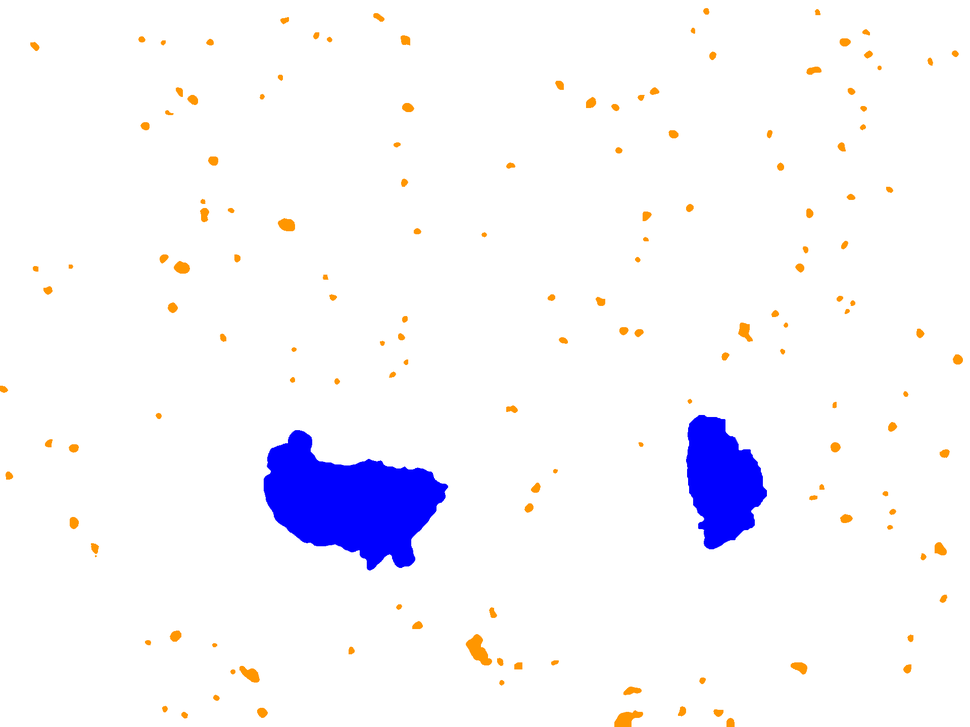
#> input picture benign_4x/_11001_gt.png, 970 x 727 px, shrunk from 1920 x 1440 before the run, given in place of _11064.tif, which was not available
$ jupyter execute --allow-errors runmainWithIsolatedMask.ipynb   (older library calls are emulated)
#> lines starting #> are read from the running program, lines starting #| are printed output that depends on the picture; after the words box and inside, x2 and y2 are one past the last pixel; in counts of white or black regions, pixels touching at a corner belong together; pictures that were not available may be replaced by others from this repository, and a replacement may not be noted
[cell 1]
from google.colab import drive
drive.mount('/content/gdrive')

[cell 2]
import numpy as np
import cv2
import matplotlib.pyplot as plt
from sklearn.cluster import KMeans
import scipy
import os
os.chdir('/content/gdrive/My Drive/MP2/')

[cell 3]
def cvt2LAB(img, show):
  lab= cv2.cvtColor(img, cv2.COLOR_BGR2LAB)
  plt.imshow(lab)
  if(show):
    plt.show()

  l, a, b = cv2.split(lab)
  plt.imshow(l, cmap ='gray')
  if(show):
    plt.show()
  plt.imshow(a, cmap= 'gray')
  if(show):
    plt.show()
  plt.imshow(b, cmap = 'gray')
  if(show):
    plt.show()

  labm = cv2.medianBlur(lab, 9)
  plt.imshow(labm)
  if(show):
    plt.show()

  return lab, labm, l, a, b

[cell 4]
def extractGabor(img, ksizeRange, sigmaRange, thetaRange, gammaRange, lamdaRange, show):

  features = []
  fmasks = []
  dim = len(img.shape)

  for ksize in np.arange(ksizeRange[0], ksizeRange[1], ksizeRange[2]):
    for sigma in np.arange(sigmaRange[0], sigmaRange[1], sigmaRange[2]):
      for lamda in np.arange(lamdaRange[0], lamdaRange[1], lamdaRange[2]):
        for gamma in np.arange(gammaRange[0], gammaRange[1], gammaRange[2]):
          for theta in np.arange(thetaRange[0], thetaRange[1], thetaRange[2]):
            k = cv2.getGaborKernel((ksize, ksize), sigma, theta, lamda, gamma, 0, ktype=cv2.CV_32F)
            fimg = cv2.filter2D(img, cv2.CV_8UC1, k)
            fimg = cv2.medianBlur(fimg, 5)
            #fimg = cv2.GaussianBlur(fimg, (51,51), 5, 5)

            if(show):
              plt.figure(figsize = (8,8))
              plt.imshow(fimg, cmap = 'gray')
              plt.show()
              print(ksize, sigma, gamma, lamda, theta)

            if(dim == 2):
              #ret,fmask = cv2.threshold(fimg,254,1,cv2.THRESH_BINARY_INV)
              #fmask = fmask.reshape((fimg.shape[0]*fimg.shape[1],))
              fimg = fimg.reshape((fimg.shape[0]*fimg.shape[1],))
              features.append(fimg)
              #features.append(fmask)
            elif(dim == 3):
              fimg = fimg.reshape((fimg.shape[0]*fimg.shape[1],3))
              features.append(fimg[:,0])
              features.append(fimg[:,1])
              features.append(fimg[:,2])
            else:
              print("Channels error")
              return 0


  features = np.array(features)
  features = features.T
  return features

[cell 5]
# [5 lines left out: function addLABfeatures, not called in this run]

[cell 6]
def kmeansClustering(features, n_clusters):
  kmeans = KMeans(n_clusters=n_clusters, init = 'k-means++')
  kmeans.fit(features)
  y = kmeans.predict(features)
  return kmeans, y

[cell 7]
#Find Background Class as most populated class and setting it to zero

def bgToZero(img_seg):
  counts = np.bincount(img_seg.flatten())
  background = np.argmax(counts)
  if(background):
    print("Changing BG")
    img_seg[img_seg == background] = 255
    img_seg[img_seg == 0] = background
    img_seg[img_seg == 255] = 0
  return img_seg

[cell 8]
#Finding Cell and Cytoplasm Clusters

def findCorrectLabel(img_seg, lab):

  clusters = np.unique(img_seg)
  clusters = clusters[1:]   #As label zero is background

  #Masks for each label
  mask1 = np.zeros(img_seg.shape)
  mask2 = np.zeros(img_seg.shape)
  mask1[img_seg == clusters[0]] = 255
  mask2[img_seg == clusters[1]] = 255

  #Finding histogram for a space
  hist1 = cv2.calcHist([lab],[1],np.uint8(mask1),[255],[0,256])
  peak1 = np.argsort(-hist1.flatten())[0]
  hist2 = cv2.calcHist([lab],[1],np.uint8(mask2),[255],[0,256])
  peak2 = np.argsort(-hist2.flatten())[0]


  if(peak1 > peak2):
    cell = clusters[0]
    cyto = clusters[1]
  else:
    cell = clusters[1]
    cyto = clusters[0]

  return cell, cyto

[cell 9]
def segmentLabel(img, img_seg, cell, cyto, background): #Re -labels the image to group tumors and isolated cells separately
  #Input no. of malignant and benign
  print("Malignant:")
  mal = input()
  print("Benign: ")
  ben = input()

  img_seg_labelled = findTumors(img_seg, cell, cyto, background, int(mal), int(ben))
  #print(img_seg_labelled.dtype)
  #plt.imshow(img_seg_labelled, cmap = 'gray')
  #plt.show()
  return img_seg_labelled, mal, ben

# [42 lines left out: function findTumors, not called in this run]

[cell 10]
# [13 lines left out: function enhance, not called in this run]

[cell 11]
# [11 lines left out: function getIsolatedCells, not called in this run]

#> (a cell that did not finish here is left out)

[cell 13]
def main(new, img_fname, *args):

  #Reading images
#> called with new = 0, img_fname = 'benign_4x/_11064.tif'
  img = cv2.imread(img_fname)
#> img is the input picture: shape (727, 970, 3); mean B, G, R 252.3, 245.9, 247
  if(not new): #If not a new image
    img_gt_fname = args[0]
    img_gt = cv2.imread(img_gt_fname)
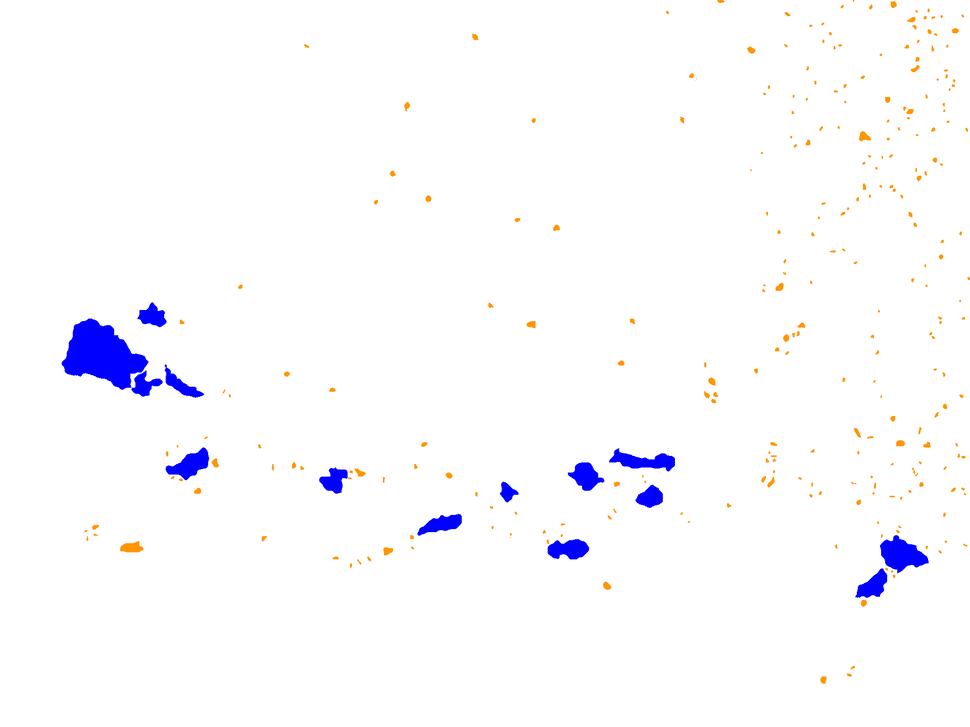
#> input picture benign_4x/_11064_gt.png, 970 x 727 px, shrunk from 1920 x 1440 before the run, found by its file name
#> img_gt is the input picture: shape (727, 970, 3); mean B, G, R 253.8, 250.6, 251.2
    img_gt = np.array(img_gt)

  #Convert to Lab Space
  # Outputs : lab space, median filtered lab images, l, a, b channels separately
  # Inputs : rgb image, show = 1, to show the lab images. Show = 0 to not display
  lab,labm, l, a, b = cvt2LAB(img,0)
#> in cvt2LAB, `lab= cv2.cvtColor(img, cv2.COLOR_BGR2LAB)`: lab: shape (727, 970, 3); mean of channels 0, 1, 2 248.8, 130.8, 125.5
#> in cvt2LAB, `l, a, b = cv2.split(lab)`:
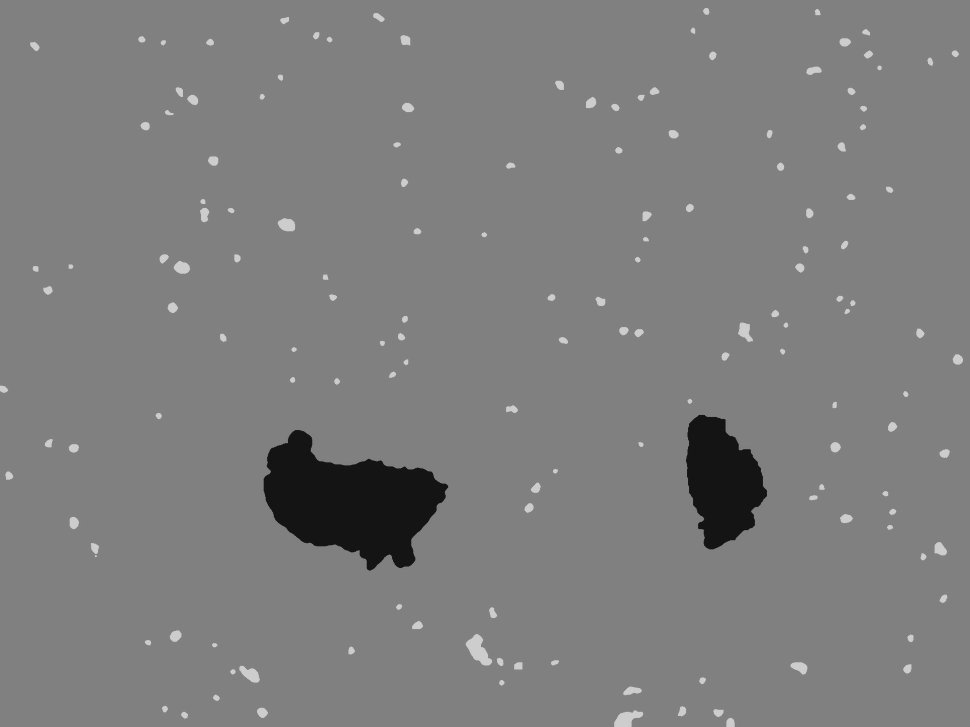
#> b: shape (727, 970); min 20, max 205, mean 125.5
#> in cvt2LAB, `labm = cv2.medianBlur(lab, 9)`: labm: shape (727, 970, 3); mean of channels 0, 1, 2 249.2, 130.6, 125

  #Extract Gabor Features
  # FN: extractGabor(img, ksizeRange, sigmaRange, thetaRange, gammaRange, lamdaRange, show)
  features = extractGabor(lab, [9,10,2], [1,2,1], [0,1,1], [0.5,1.25,0.25], [3.25,4.1,0.25], 0)
#> after the loop in extractGabor, `for ksize in np.arange(ksizeRange[0], ksizeRange[1], ksizeRange[2]):`: features = 36 items

  #Feature Selection
  features = np.hstack([features[:,0:12], features[:,18:36]])

  #Adding LAB Colour channels to feature space
  #features = addLABfeatures(features, labm)

  #Kmeans - inputs : feature vectors, no. of clusters
  #Kmeans - outputs : kmeans object, label vector
  [kmeans, y] = kmeansClustering(features, 3)
  img_seg = y.reshape((img.shape[0], img.shape[1]))
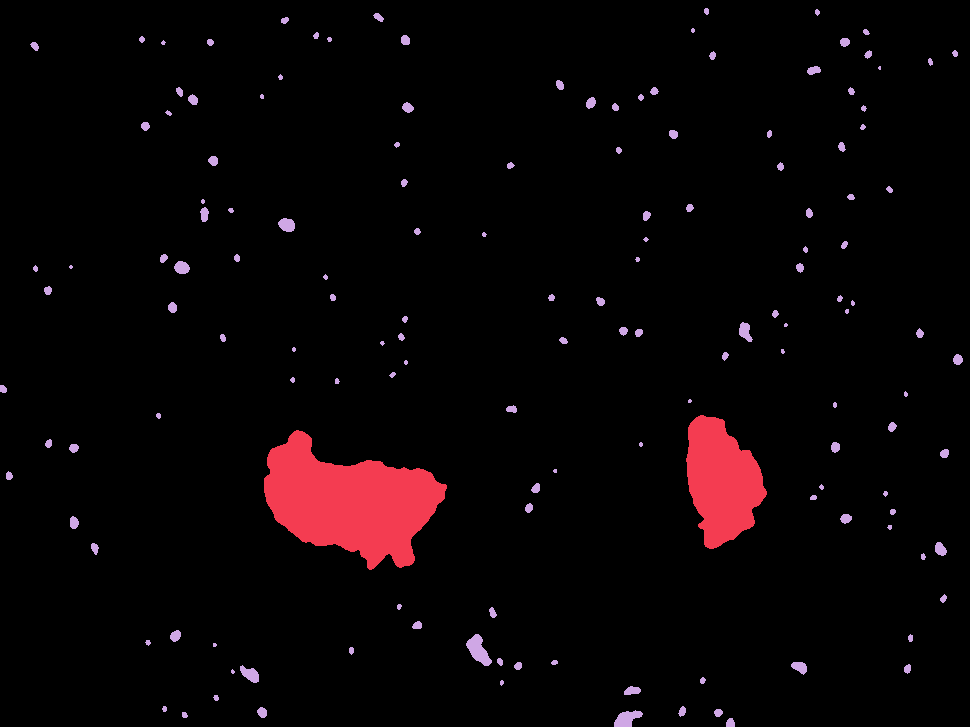
#> img_seg: shape (727, 970) int32; 3 distinct labels, from 0 to 2; one colour per label, 0 black
  img_seg = cv2.medianBlur(np.uint8(img_seg), 9)
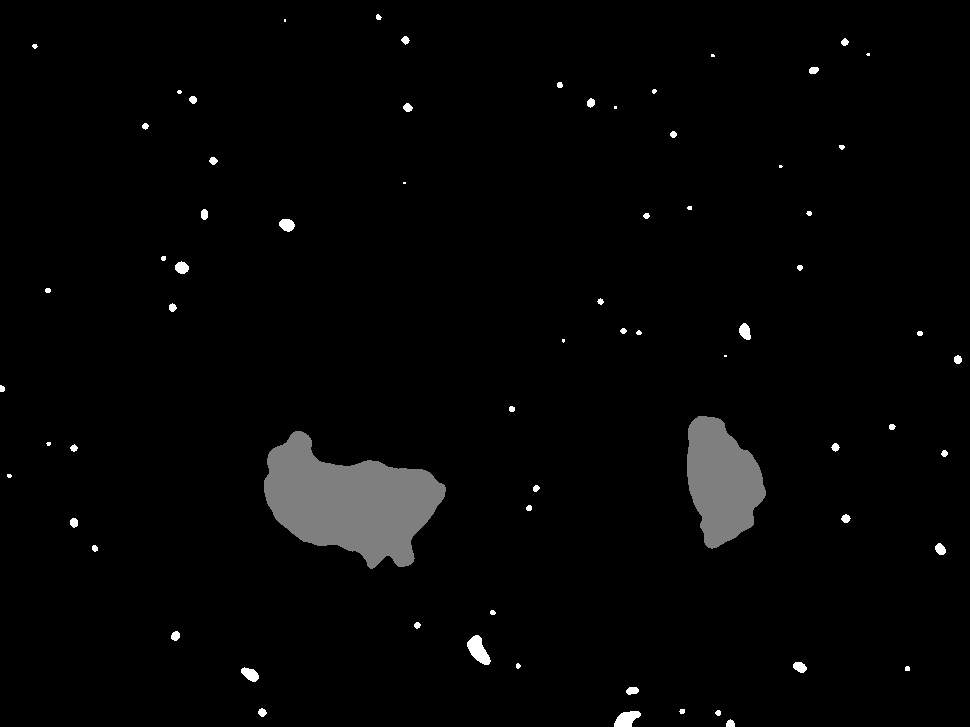
#> img_seg: shape (727, 970); min 0, max 2, mean 0.0409; drawn with min black and max white

  #Display Image
  plt.figure()
  plt.imshow(img)
  plt.title('Original image', fontsize = 20)
  plt.show()
  plt.figure()
  plt.imshow(img_seg , cmap = 'gray')
  plt.title('Segmented image after kmeans', fontsize = 20)
  plt.show()

  #Re-labelling the image
  img_seg = bgToZero(img_seg)
#> in bgToZero, `counts = np.bincount(img_seg.flatten())`: counts = [679872, 21825, 3493]
#> in bgToZero, `background = np.argmax(counts)`: background = 0
  cell, cyto = findCorrectLabel(img_seg, lab) #Finds the correct labels for cell and cytoplasm clusters
#> in findCorrectLabel, `clusters = np.unique(img_seg)`: clusters = [0, 1, 2]
#> in findCorrectLabel, `clusters = clusters[1:]`: clusters = [1, 2]
#> in findCorrectLabel, `hist1 = cv2.calcHist([lab],[1],np.uint8(mask1),[255],[0,256])`: hist1 = 255 values, max 21393 at index 206, min 0 at index 0, mean 85.59
#> in findCorrectLabel, `hist1 = cv2.calcHist([lab],[1],np.uint8(mask1),[255],[0,256])`:
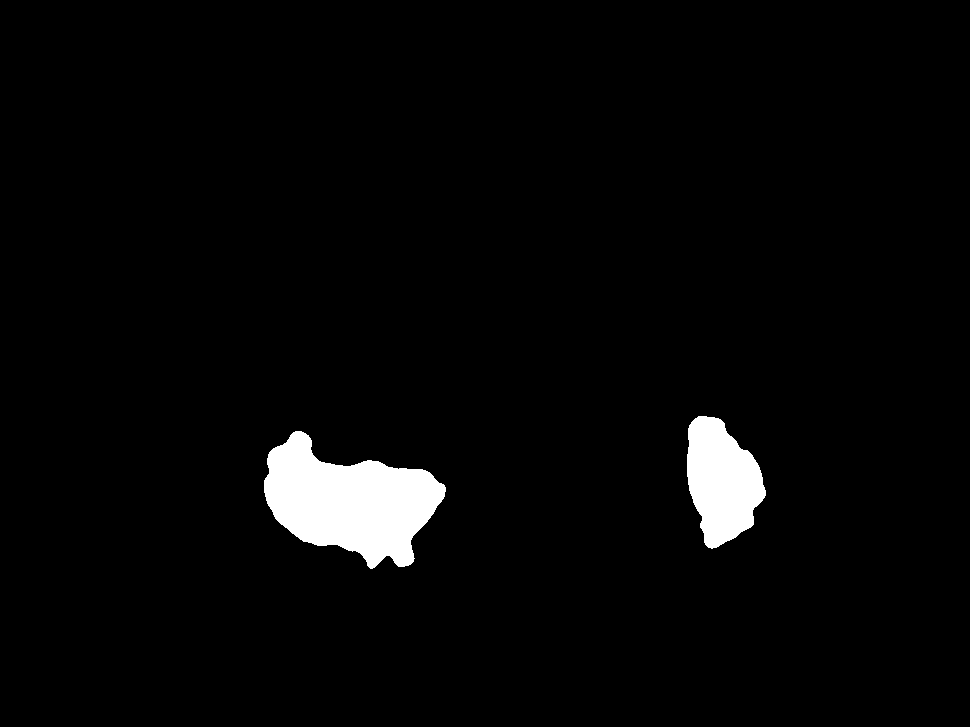
#> mask1: shape (727, 970) float64; 3.1% white; 2 white regions, box (x1, y1, x2, y2) and area: (264, 431, 446, 569) 14702, (687, 416, 766, 549) 7123
#> in findCorrectLabel, `peak1 = np.argsort(-hist1.flatten())[0]`: peak1 = 206
#> in findCorrectLabel, `hist2 = cv2.calcHist([lab],[1],np.uint8(mask2),[255],[0,256])`: hist2 = 255 values, max 1616 at index 159, min 0 at index 0, mean 13.7
#> in findCorrectLabel, `hist2 = cv2.calcHist([lab],[1],np.uint8(mask2),[255],[0,256])`:
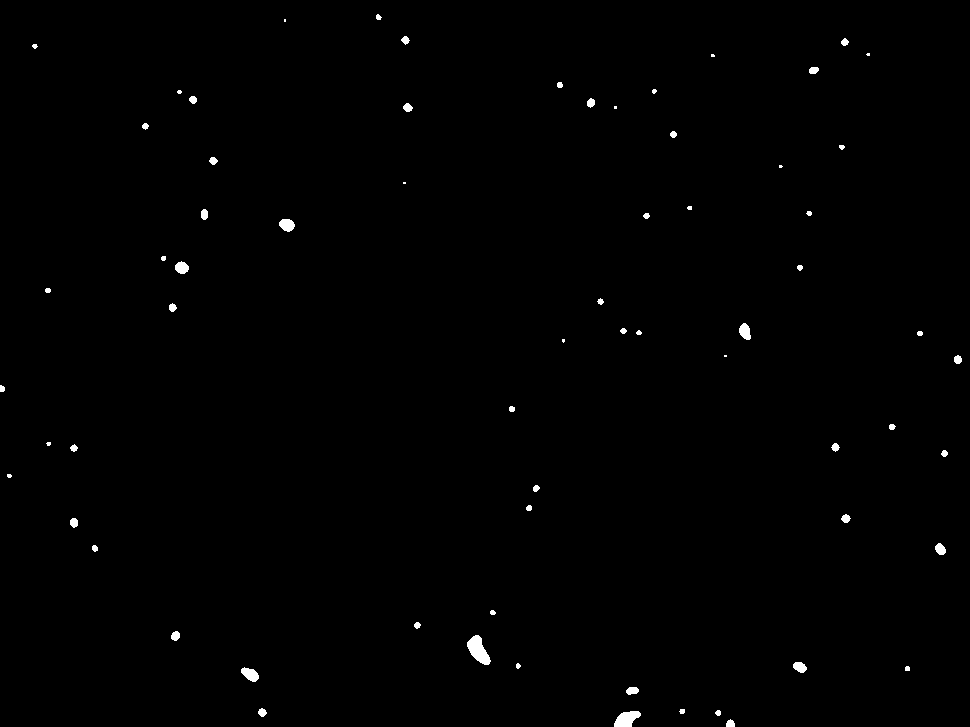
#> mask2: shape (727, 970) float64; 0.5% white; 67 white regions (13 under 20 px), largest, box (x1, y1, x2, y2) and area: (467, 635, 491, 665) 405, (614, 711, 641, 727) 297, (241, 667, 259, 682) 172
#> in findCorrectLabel, `peak2 = np.argsort(-hist2.flatten())[0]`: peak2 = 159
#> in findCorrectLabel, `cell = clusters[0]`: cell = 1
#> in findCorrectLabel, `cyto = clusters[1]`: cyto = 2
#> cell = 1; cyto = 2

  #Finding the tumors
  img_seg_copy = np.copy(img_seg)
  img_seg_withTumor, no_malig, no_benign = segmentLabel(img, img_seg_copy, cell, cyto, 0)

  #Find Isolated Cells
  imgEnh = enhance(lab)
  isoMask = getIsolatedCells(imgEnh)
  tumorMask = img_seg_withTumor == cyto
  img_seg_withTumor[isoMask] = cell
  img_seg_withTumor[tumorMask] = cyto

  #Dice Score
  if(not new):
    fig2, (a3,a4) = plt.subplots(1,2, figsize=(15,15))
    a3.imshow(img_seg_withTumor, cmap = 'gray')
    a3.set_title('Final Segmented Image Output', fontsize = 20)
    a4.imshow(img_gt)
    a4.set_title('Ground Truth', fontsize = 20)
    fig2.show()
    # [4 lines of commented-out code are left out]
  else:
    plt.figure(figsize = (10,10))
    plt.imshow(img_seg_withTumor, cmap = 'gray')
    plt.title('Final Segmented Image Output', fontsize = 15)
    plt.show()

  return 0
